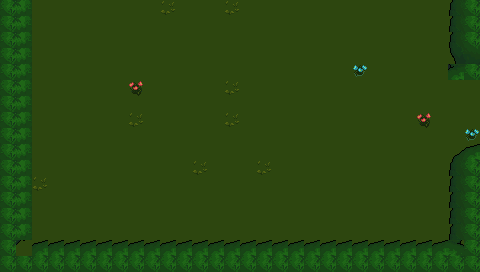

Rendered tile map (Tiled .tmx) drawn with the repository's tilesets; below, a short description and the full map source, tile grids included:
An orthogonal 30x17 tile map with 16x16 px tiles, 3 tile layers (Base, Ground, Upper) and 2 objects (2x Entrance).

<map version="1.4" tiledversion="1.4.1" orientation="orthogonal" renderorder="right-down" width="30" height="17" tilewidth="16" tileheight="16" infinite="0" nextlayerid="22" nextobjectid="49">
 <properties>
  <property name="Outside" type="bool" value="false" />
  <property name="ResourcesMinMax" value="30-60" />
 </properties>
 <tileset firstgid="1" source="../Tilesets/tilesetManorGrounds.tsx" />
 <layer id="19" name="Base" width="30" height="17">
  <data encoding="csv">
246,289,289,27,27,205,27,289,27,289,283,289,27,289,283,289,27,27,205,205,205,289,289,27,205,205,289,289,205,246,
246,27,289,289,205,289,27,205,205,289,27,27,205,205,27,289,27,289,289,27,27,205,289,27,205,27,289,205,27,246,
246,283,27,27,27,205,205,205,205,289,289,205,205,27,289,27,289,27,205,289,27,205,27,27,205,27,289,27,205,246,
246,27,289,27,27,27,27,289,289,205,205,289,205,205,205,289,205,27,289,289,205,27,205,205,27,27,289,27,27,246,
246,27,27,27,27,27,27,27,289,205,205,289,289,27,205,289,205,27,27,27,205,205,36,27,27,289,27,289,27,246,
289,27,289,205,289,27,205,289,77,27,289,205,205,205,283,289,289,27,289,289,27,289,205,27,205,289,27,27,205,205,
205,27,289,205,27,27,27,289,27,27,27,27,205,289,27,289,289,205,205,289,205,205,27,27,205,289,205,289,27,27,
27,289,289,27,27,289,289,289,283,205,289,27,205,205,283,289,205,205,205,205,27,205,27,205,27,27,77,27,289,289,
205,205,205,27,27,27,27,289,289,27,205,205,205,27,205,27,27,205,27,289,289,205,27,289,27,289,27,205,289,36,
289,27,205,27,289,205,27,27,205,205,289,205,289,205,289,289,289,27,205,205,289,289,27,289,205,27,27,289,27,27,
246,27,205,205,27,289,27,205,27,205,205,205,283,205,289,27,283,205,205,27,205,205,289,289,205,27,27,27,27,246,
246,27,283,289,205,289,27,27,289,27,289,205,27,27,289,205,27,205,27,289,27,27,205,27,289,205,205,27,27,246,
246,27,27,289,205,289,289,289,289,27,205,289,289,27,27,205,27,205,289,27,27,27,205,27,289,289,27,27,27,246,
246,27,205,289,27,27,205,205,27,27,289,289,289,289,289,289,205,289,205,205,27,205,205,205,27,289,289,205,27,246,
246,27,27,289,289,27,27,205,289,205,205,205,289,289,205,205,27,205,27,289,27,205,27,289,27,205,27,289,27,246,
246,27,289,205,27,289,27,27,289,205,289,289,289,289,27,289,27,205,205,27,205,289,205,205,27,289,27,289,27,246,
246,246,246,246,246,246,246,246,246,246,246,246,246,27,289,27,27,246,246,246,246,246,246,246,246,246,246,246,246,246
</data>
 </layer>
 <layer id="20" name="Ground" width="30" height="17">
  <data encoding="csv">
41,222,223,221,222,223,221,222,223,221,222,223,224,225,0,0,219,220,221,222,223,221,222,223,221,222,223,221,222,41,
41,247,248,246,247,248,246,247,248,246,247,248,249,250,0,0,244,245,246,247,248,246,247,248,246,247,248,246,247,41,
41,272,273,271,272,273,271,272,273,271,272,273,274,275,0,0,269,270,271,272,273,271,272,273,271,272,273,271,272,41,
41,42,0,0,0,0,0,0,0,0,0,0,0,0,0,0,0,0,0,0,0,0,0,0,0,0,0,0,65,66,
41,42,0,0,0,0,0,0,0,0,0,0,0,0,0,0,0,0,0,0,0,0,0,0,0,0,0,0,194,44,
41,42,0,0,0,0,0,0,0,0,0,0,0,0,0,0,0,0,0,0,0,0,0,0,0,0,0,0,219,220,
41,42,0,0,0,0,0,0,0,0,0,0,0,0,0,0,0,0,0,0,0,0,0,0,0,0,0,0,244,245,
41,42,0,0,0,0,0,0,0,0,0,0,0,0,0,0,0,0,0,0,0,0,0,0,0,0,0,0,269,270,
41,42,0,0,0,0,0,0,0,0,0,0,0,0,0,0,0,0,0,0,0,0,0,0,0,0,0,0,0,0,
41,42,0,0,0,0,0,0,0,0,0,0,0,0,0,0,0,0,0,0,0,0,0,0,0,0,0,0,0,0,
41,42,0,0,0,0,0,0,0,0,0,0,0,0,0,0,0,0,0,0,0,0,0,0,0,0,0,0,40,41,
41,42,0,0,0,0,0,0,0,0,0,0,0,0,0,0,0,0,0,0,0,0,0,0,0,0,0,0,40,41,
41,42,0,0,0,0,0,0,0,0,0,0,0,0,0,0,0,0,0,0,0,0,0,0,0,0,0,0,40,41,
41,42,0,0,0,0,0,0,0,0,0,0,0,0,0,0,0,0,0,0,0,0,0,0,0,0,0,0,40,41,
41,42,0,0,0,0,0,0,0,0,0,0,0,0,0,0,0,0,0,0,0,0,0,0,0,0,0,0,40,41,
41,93,0,0,0,0,0,0,0,0,0,0,0,0,0,0,0,0,0,0,0,0,0,0,0,0,0,0,95,41,
41,41,41,41,41,41,41,41,41,41,41,41,41,41,41,41,41,41,41,41,41,41,41,41,41,41,41,41,41,41
</data>
 </layer>
 <layer id="21" name="Upper" width="30" height="17">
  <data encoding="csv">
0,42,0,0,0,0,0,0,0,0,0,0,0,0,0,0,0,0,0,0,0,0,0,0,0,0,0,0,40,0,
0,42,0,0,0,0,0,0,0,0,0,0,0,0,0,0,0,0,0,0,0,0,0,0,0,0,0,0,40,0,
0,42,0,0,0,0,0,0,0,0,0,0,0,0,0,0,0,0,0,0,0,0,0,0,0,0,0,0,40,0,
0,0,0,0,0,0,0,0,0,0,0,0,0,0,0,0,0,0,0,0,0,0,0,0,0,0,0,0,0,0,
0,0,0,0,0,0,0,0,0,0,0,0,0,0,0,0,0,0,0,0,0,0,0,0,0,0,0,0,0,0,
0,0,0,0,0,0,0,0,0,0,0,0,0,0,0,0,0,0,0,0,0,0,0,0,0,0,0,0,0,0,
0,0,0,0,0,0,0,0,0,0,0,0,0,0,0,0,0,0,0,0,0,0,0,0,0,0,0,0,0,0,
0,0,0,0,0,0,0,0,0,0,0,0,0,0,0,0,0,0,0,0,0,0,0,0,0,0,0,0,0,0,
0,0,0,0,0,0,0,0,0,0,0,0,0,0,0,0,0,0,0,0,0,0,0,0,0,0,0,0,0,0,
0,0,0,0,0,0,0,0,0,0,0,0,0,0,0,0,0,0,0,0,0,0,0,0,0,0,0,0,15,16,
0,0,0,0,0,0,0,0,0,0,0,0,0,0,0,0,0,0,0,0,0,0,0,0,0,0,0,0,0,0,
0,0,0,0,0,0,0,0,0,0,0,0,0,0,0,0,0,0,0,0,0,0,0,0,0,0,0,0,0,0,
0,0,0,0,0,0,0,0,0,0,0,0,0,0,0,0,0,0,0,0,0,0,0,0,0,0,0,0,0,0,
0,0,0,0,0,0,0,0,0,0,0,0,0,0,0,0,0,0,0,0,0,0,0,0,0,0,0,0,0,0,
0,0,0,0,0,0,0,0,0,0,0,0,0,0,0,0,0,0,0,0,0,0,0,0,0,0,0,0,0,0,
0,0,16,16,16,16,16,16,16,16,16,16,16,16,16,16,16,16,16,16,16,16,16,16,16,16,16,16,0,0,
0,0,0,0,0,0,0,0,0,0,0,0,0,0,0,0,0,0,0,0,0,0,0,0,0,0,0,0,0,0
</data>
 </layer>
 <objectgroup id="4" name="Travel">
  <object id="47" name="Entrance" x="208" y="0" width="64" height="4">
   <properties>
    <property name="EntranceDir" value="Down" />
    <property name="Map" value="mapForest_09" />
   </properties>
  </object>
  <object id="48" name="Entrance" x="476" y="128" width="4" height="32">
   <properties>
    <property name="EntranceDir" value="Left" />
    <property name="Map" value="mapForest_14" />
   </properties>
  </object>
 </objectgroup>
 <objectgroup id="5" name="MapObject" />
 <objectgroup id="6" name="Character" />
</map>
